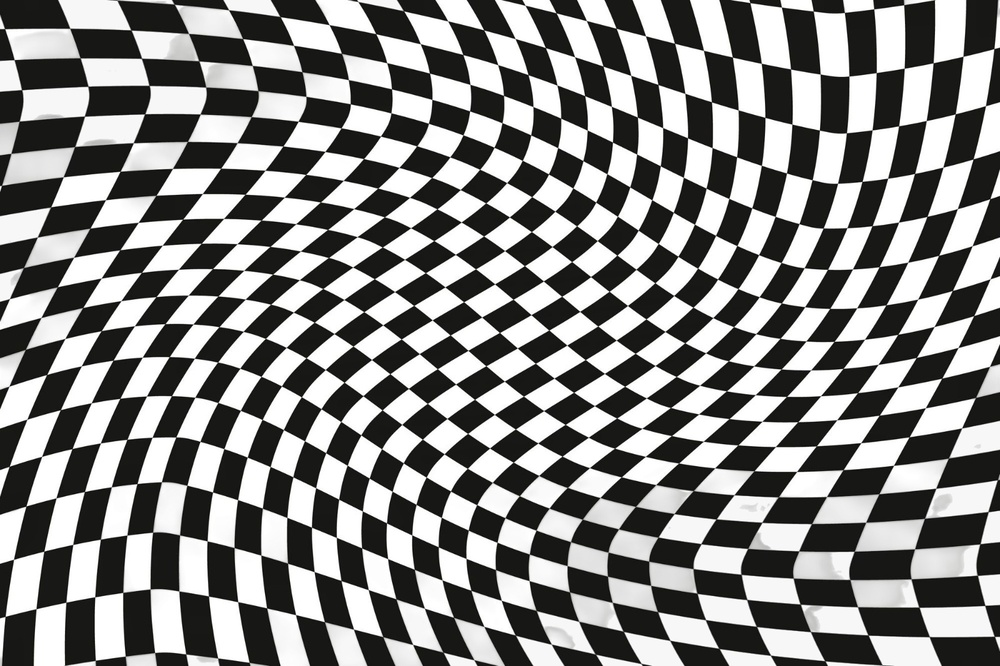
//> input picture Hafta-02/05-Dogrusal-Parlaklik-Donusumu/img.jpeg, 1000 x 666 px, shrunk from 1600 x 1066 before the run
$ ./histogram_compare   (built with g++ and OpenCV 4)
//> lines starting //> are read from the running program, lines starting //| are printed output that depends on the picture

#include <opencv2/opencv.hpp>
#include <iostream>
#include <thread>
#include <array>
#include <chrono>
#include <fstream>
#include <iomanip>

using Clock = std::chrono::steady_clock;

const int LEVELS = 256;
const int TEST_COUNT = 100;

using Histogram = std::array<long long, LEVELS>;


// Bir görüntü parçasının histogramını hesaplar
void calculateHistogram(
    const cv::Mat& region,
    Histogram& histogram)
{
    histogram.fill(0);

    for (int row = 0; row < region.rows; row++)
    {
        for (int col = 0; col < region.cols; col++)
        {
            uchar pixel = region.at<uchar>(row, col);

            histogram[pixel]++;
        }
    }
}


// Dört histogramı birleştirir
Histogram mergeHistograms(
    const Histogram& h1,
    const Histogram& h2,
    const Histogram& h3,
    const Histogram& h4)
{
    Histogram mainHistogram;
    mainHistogram.fill(0);

    for (int i = 0; i < LEVELS; i++)
    {
        mainHistogram[i] =
            h1[i] +
            h2[i] +
            h3[i] +
            h4[i];
    }

    return mainHistogram;
}


int main()
{
    // Görüntüyü grayscale olarak oku
    cv::Mat image = cv::imread(
        "/content/img.jpeg",
        cv::IMREAD_GRAYSCALE
    );
//> image: 666 rows x 1000 cols, CV_8UC1; min 0, max 255, mean 135.1

    if (image.empty())
    {
        std::cout << "Resim okunamadi!" << std::endl;
        return -1;
    }


    std::cout
        << "Resim boyutu: "
        << image.cols << " x "
        << image.rows
        << std::endl;
//| Resim boyutu: 1000 x 666

    std::cout
        << "CPU thread kapasitesi: "
        << std::thread::hardware_concurrency()
        << std::endl;

    std::cout
        << "Test sayisi: "
        << TEST_COUNT
        << std::endl;


    // ------------------------------------------------
    // Resmi 4 parçaya böl
    // ------------------------------------------------

    int halfWidth =
        image.cols / 2;
//> halfWidth = 500

    int halfHeight =
        image.rows / 2;
//> halfHeight = 333


    cv::Mat p1 = image(
        cv::Rect(
            0,
            0,
            halfWidth,
            halfHeight
        )
    );
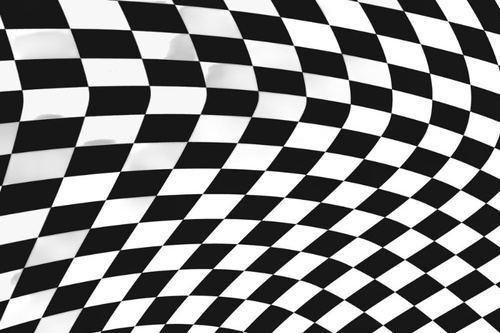
//> p1: 333 rows x 500 cols, CV_8UC1; min 0, max 255, mean 133.8

    cv::Mat p2 = image(
        cv::Rect(
            halfWidth,
            0,
            image.cols - halfWidth,
            halfHeight
        )
    );
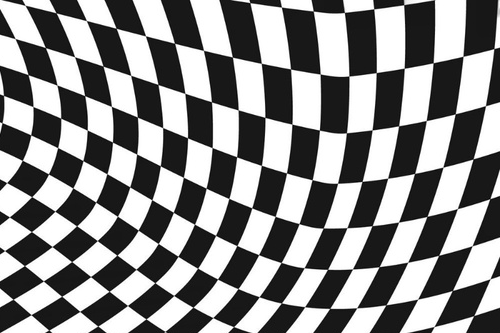
//> p2: 333 rows x 500 cols, CV_8UC1; min 0, max 255, mean 137.9

    cv::Mat p3 = image(
        cv::Rect(
            0,
            halfHeight,
            halfWidth,
            image.rows - halfHeight
        )
    );
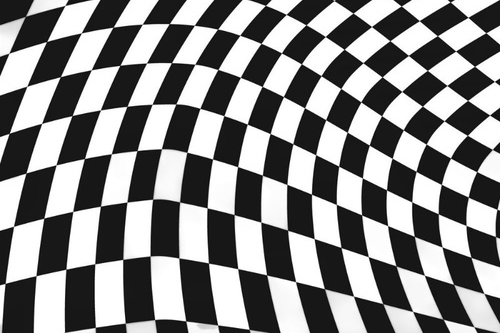
//> p3: 333 rows x 500 cols, CV_8UC1; min 0, max 255, mean 136.8

    cv::Mat p4 = image(
        cv::Rect(
            halfWidth,
            halfHeight,
            image.cols - halfWidth,
            image.rows - halfHeight
        )
    );
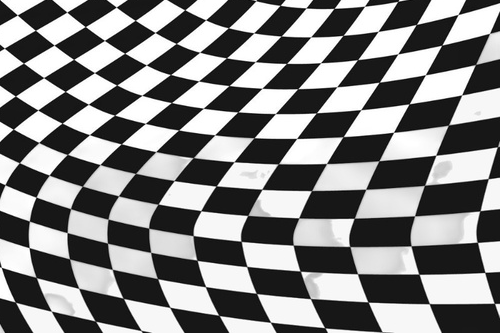
//> p4: 333 rows x 500 cols, CV_8UC1; min 0, max 255, mean 131.8


    // Son histogramları saklamak için
    Histogram singleMainHistogram;
    Histogram multiMainHistogram;

    double singleTotal = 0.0;
    double multiTotal = 0.0;


    // ==================================================
    // 1 THREAD TESTİ
    // ==================================================

    for (int test = 0; test < TEST_COUNT; test++)
    {
        Histogram h1, h2, h3, h4;

        auto start = Clock::now();

        // Tek thread bütün parçaları sırayla hesaplıyor
        calculateHistogram(p1, h1);
        calculateHistogram(p2, h2);
        calculateHistogram(p3, h3);
        calculateHistogram(p4, h4);

        Histogram mainHistogram =
            mergeHistograms(
                h1, h2, h3, h4
            );

        auto end = Clock::now();

        singleTotal +=
            std::chrono::duration<double, std::milli>(
                end - start
            ).count();

        singleMainHistogram = mainHistogram;
    }


    // ==================================================
    // 4 THREAD TESTİ
    // ==================================================

    for (int test = 0; test < TEST_COUNT; test++)
    {
        Histogram h1, h2, h3, h4;

        auto start = Clock::now();

        // Her parça ayrı thread
        std::thread t1(
            calculateHistogram,
            std::cref(p1),
            std::ref(h1)
        );

        std::thread t2(
            calculateHistogram,
            std::cref(p2),
            std::ref(h2)
        );

        std::thread t3(
            calculateHistogram,
            std::cref(p3),
            std::ref(h3)
        );

        std::thread t4(
            calculateHistogram,
            std::cref(p4),
            std::ref(h4)
        );


        t1.join();
        t2.join();
        t3.join();
        t4.join();


        Histogram mainHistogram =
            mergeHistograms(
                h1, h2, h3, h4
            );

        auto end = Clock::now();


        multiTotal +=
            std::chrono::duration<double, std::milli>(
                end - start
            ).count();

        multiMainHistogram = mainHistogram;
    }


    // ==================================================
    // ORTALAMA SÜRELER
    // ==================================================

    double singleAverage =
        singleTotal / TEST_COUNT;

    double multiAverage =
        multiTotal / TEST_COUNT;

    double speedup =
        singleAverage / multiAverage;


    // Histogramlar aynı mı?
    int differentBins = 0;

    for (int i = 0; i < LEVELS; i++)
    {
        if (singleMainHistogram[i] !=
            multiMainHistogram[i])
        {
            differentBins++;
        }
    }


    std::cout
        << std::fixed
        << std::setprecision(4);


    std::cout
        << "\n====================================\n";

    std::cout
        << "HISTOGRAM SURE KARSILASTIRMASI\n";

    std::cout
        << "====================================\n";


    std::cout
        << "1 Thread ortalama: "
        << singleAverage
        << " ms"
        << std::endl;


    std::cout
        << "4 Thread ortalama: "
        << multiAverage
        << " ms"
        << std::endl;


    std::cout
        << "Hizlanma orani: "
        << speedup
        << " kat"
        << std::endl;


    std::cout
        << "Farkli histogram kutusu: "
        << differentBins
        << std::endl;


    // Yüzdelik fark
    double percentage;

    if (multiAverage < singleAverage)
    {
        percentage =
            ((singleAverage - multiAverage)
             / singleAverage) * 100.0;

        std::cout
            << "4 thread yaklasik %"
            << percentage
            << " daha hizli."
            << std::endl;
    }
    else
    {
        percentage =
            ((multiAverage - singleAverage)
             / singleAverage) * 100.0;

        std::cout
            << "4 thread yaklasik %"
            << percentage
            << " daha yavas."
            << std::endl;
    }


    // ==================================================
    // SONUÇLARI TXT DOSYASINA KAYDET
    // ==================================================

    std::ofstream file(
        "/content/histogram_timing.txt"
    );

    file
        << std::fixed
        << std::setprecision(4);

    file
        << "Histogram Sure Karsilastirmasi\n\n";

    file
        << "Resim boyutu: "
        << image.cols
        << " x "
        << image.rows
        << "\n";

    file
        << "CPU thread kapasitesi: "
        << std::thread::hardware_concurrency()
        << "\n";

    file
        << "Test sayisi: "
        << TEST_COUNT
        << "\n\n";

    file
        << "1 Thread ortalama: "
        << singleAverage
        << " ms\n";

    file
        << "4 Thread ortalama: "
        << multiAverage
        << " ms\n";

    file
        << "Hizlanma orani: "
        << speedup
        << " kat\n";

    file
        << "Farkli histogram kutusu: "
        << differentBins
        << "\n";

    file.close();


    return 0;
}
